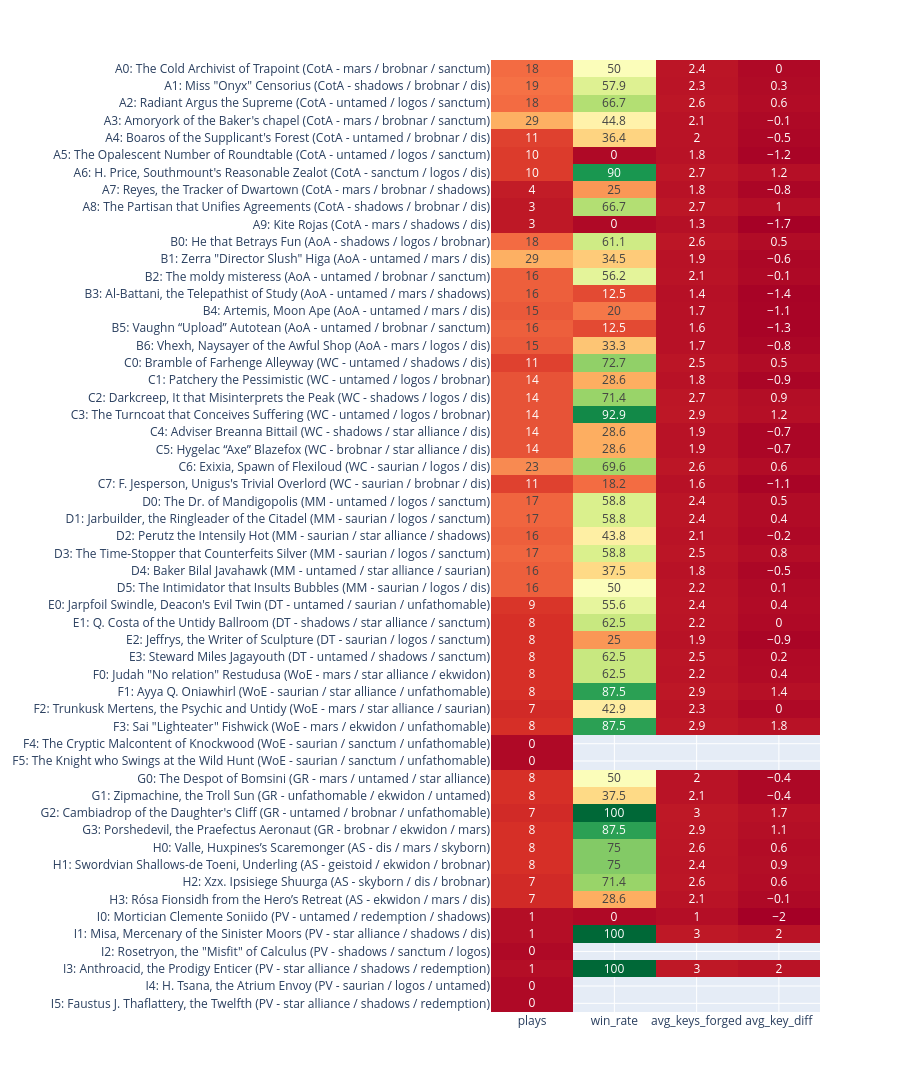

The cell this chart's notebook holds for it:
### Markdown cell above
## Deck stats

### Code cell
dataframes.add_deck_stats(deck_df, match_hm)
plots.plot_deck_stats(deck_df)

### Figure 1 — Plotly figure (JSON) as saved in the notebook; plotly's stock layout.template omitted (floating-point values rounded to 4 significant figures; data arrays with more than 128 entries replaced by an {"elided": "..."} marker saying what was removed)
{"data": [{"coloraxis": "coloraxis", "hovertemplate": "Deck %{y}<br>Parameter: %{x}<extra></extra>", "name": "0", "texttemplate": "%{z}", "type": "heatmap", "x": ["plays", "win_rate", "avg_keys_forged", "avg_key_diff"], "xaxis": "x", "y": ["A0: The Cold Archivist of Trapoint (CotA - mars / brobnar / sanctum)", "A1: Miss \"Onyx\" Censorius (CotA - shadows / brobnar / dis)", "A2: Radiant Argus the Supreme (CotA - untamed / logos / sanctum)", "A3: Amoryork of the Baker's chapel (CotA - mars / brobnar / sanctum)", "A4: Boaros of the Supplicant's Forest (CotA - untamed / brobnar / dis)", "A5: The Opalescent Number of Roundtable (CotA - untamed / logos / sanctum)", "A6: H. Price, Southmount's Reasonable Zealot (CotA - sanctum / logos / dis)", "A7: Reyes, the Tracker of Dwartown (CotA - mars / brobnar / shadows)", "A8: The Partisan that Unifies Agreements (CotA - shadows / brobnar / dis)", "A9: Kite Rojas (CotA - mars / shadows / dis)", "B0: He that Betrays Fun (AoA - shadows / logos / brobnar)", "B1: Zerra \"Director Slush\" Higa (AoA - untamed / mars / dis)", "B2: The moldy misteress (AoA - untamed / brobnar / sanctum)", "B3: Al-Battani, the Telepathist of Study (AoA - untamed / mars / shadows)", "B4: Artemis, Moon Ape (AoA - untamed / mars / dis)", "B5: Vaughn “Upload” Autotean (AoA - untamed / brobnar / sanctum)", "B6: Vhexh, Naysayer of the Awful Shop (AoA - mars / logos / dis)", "C0: Bramble of Farhenge Alleyway (WC - untamed / shadows / dis)", "C1: Patchery the Pessimistic (WC - untamed / logos / brobnar)", "C2: Darkcreep, It that Misinterprets the Peak (WC - shadows / logos / dis)", "C3: The Turncoat that Conceives Suffering (WC - untamed / logos / brobnar)", "C4: Adviser Breanna Bittail (WC - shadows / star alliance / dis)", "C5: Hygelac “Axe” Blazefox (WC - brobnar / star alliance / dis)", "C6: Exixia, Spawn of Flexiloud (WC - saurian / logos / dis)", "C7: F. Jesperson, Unigus's Trivial Overlord (WC - saurian / brobnar / dis)", "D0: The Dr. of Mandigopolis (MM - untamed / logos / sanctum)", "D1: Jarbuilder, the Ringleader of the Citadel (MM - saurian / logos / sanctum)", "D2: Perutz the Intensily Hot (MM - saurian / star alliance / shadows)", "D3: The Time-Stopper that Counterfeits Silver (MM - saurian / logos / sanctum)", "D4: Baker Bilal Javahawk (MM - untamed / star alliance / saurian)", "D5: The Intimidator that Insults Bubbles (MM - saurian / logos / dis)", "E0: Jarpfoil Swindle, Deacon's Evil Twin (DT - untamed / saurian / unfathomable)", "E1: Q. Costa of the Untidy Ballroom (DT - shadows / star alliance / sanctum)", "E2: Jeffrys, the Writer of Sculpture (DT - saurian / logos / sanctum)", "E3: Steward Miles Jagayouth (DT - untamed / shadows / sanctum)", "F0: Judah \"No relation\" Restudusa (WoE - mars / star alliance / ekwidon)", "F1: Ayya Q. Oniawhirl (WoE - saurian / star alliance / unfathomable)", "F2: Trunkusk Mertens, the Psychic and Untidy (WoE - mars / star alliance / saurian)", "F3: Sai \"Lighteater\" Fishwick (WoE - mars / ekwidon / unfathomable)", "F4: The Cryptic Malcontent of Knockwood (WoE - saurian / sanctum / unfathomable)", "F5: The Knight who Swings at the Wild Hunt (WoE - saurian / sanctum / unfathomable)", "G0: The Despot of Bomsini (GR - mars / untamed / star alliance)", "G1: Zipmachine, the Troll Sun (GR - unfathomable / ekwidon / untamed)", "G2: Cambiadrop of the Daughter's Cliff (GR - untamed / brobnar / unfathomable)", "G3: Porshedevil, the Praefectus Aeronaut (GR - brobnar / ekwidon / mars)", "H0: Valle, Huxpines’s Scaremonger (AS - dis / mars / skyborn)", "H1: Swordvian Shallows-de Toeni, Underling (AS - geistoid / ekwidon / brobnar)", "H2: Xzx. Ipsisiege Shuurga (AS - skyborn / dis / brobnar)", "H3: Rósa Fionsidh from the Hero’s Retreat (AS - ekwidon / mars / dis)", "I0: Mortician Clemente Soniido (PV - untamed / redemption / shadows)", "I1: Misa, Mercenary of the Sinister Moors (PV - star alliance / shadows / dis)", "I2: Rosetryon, the \"Misfit\" of Calculus (PV - shadows / sanctum / logos)", "I3: Anthroacid, the Prodigy Enticer (PV - star alliance / shadows / redemption)", "I4: H. Tsana, the Atrium Envoy (PV - saurian / logos / untamed)", "I5: Faustus J. Thaflattery, the Twelfth (PV - star alliance / shadows / redemption)"], "yaxis": "y", "z": {"elided": "55x4 float values"}}], "layout": {"coloraxis": {"colorscale": [[0, "rgb(165,0,38)"], [0.1, "rgb(215,48,39)"], [0.2, "rgb(244,109,67)"], [0.3, "rgb(253,174,97)"], [0.4, "rgb(254,224,139)"], [0.5, "rgb(255,255,191)"], [0.6, "rgb(217,239,139)"], [0.7, "rgb(166,217,106)"], [0.8, "rgb(102,189,99)"], [0.9, "rgb(26,152,80)"], [1, "rgb(0,104,55)"]], "showscale": false}, "height": 1200, "margin": {"t": 60}, "width": 900, "xaxis": {"anchor": "y", "autorange": true, "domain": [0, 1], "range": [-0.5, 3.5], "type": "category"}, "yaxis": {"anchor": "x", "autorange": true, "domain": [0, 1], "range": [54.5, -0.5], "type": "category"}}}
